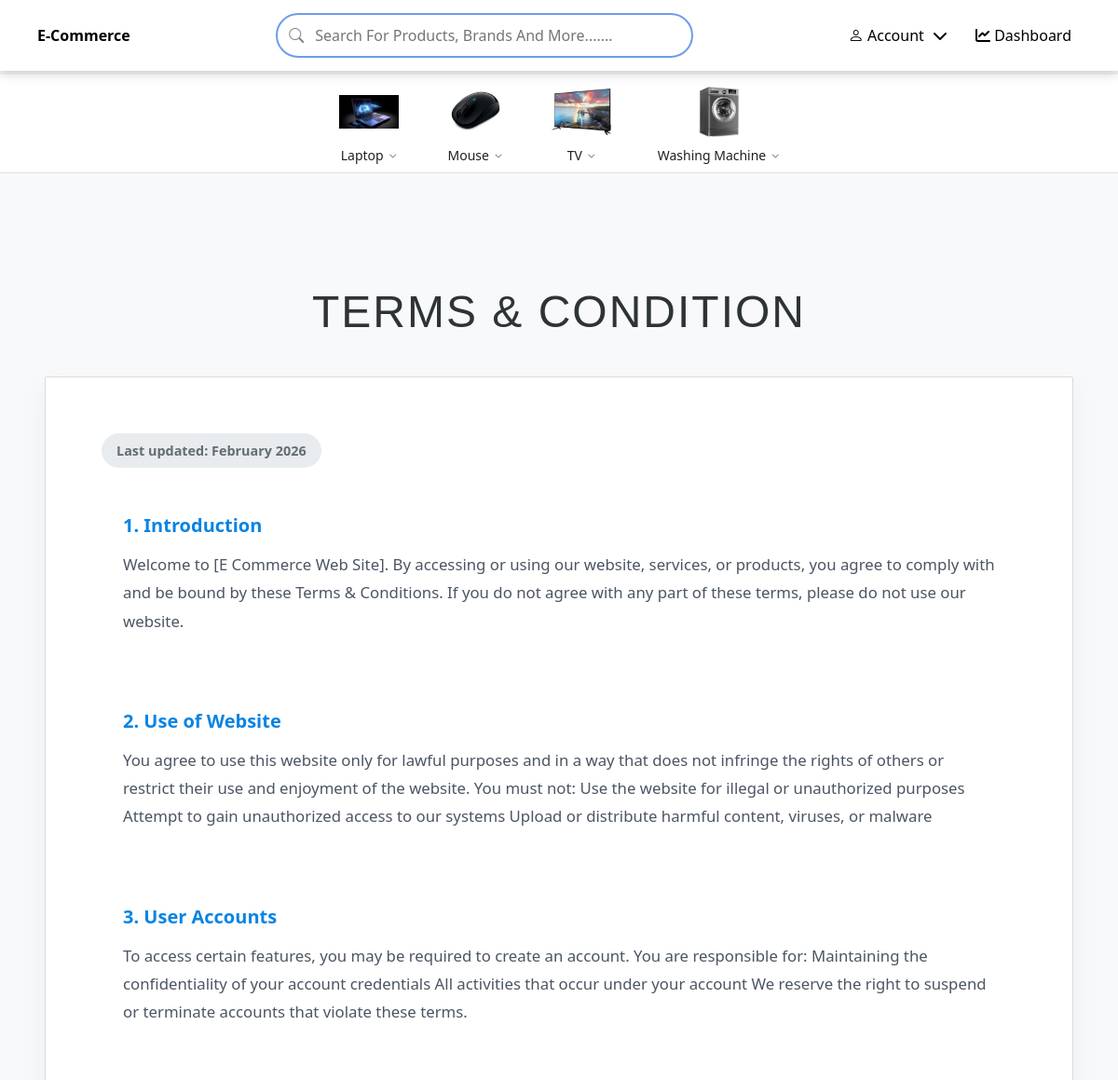
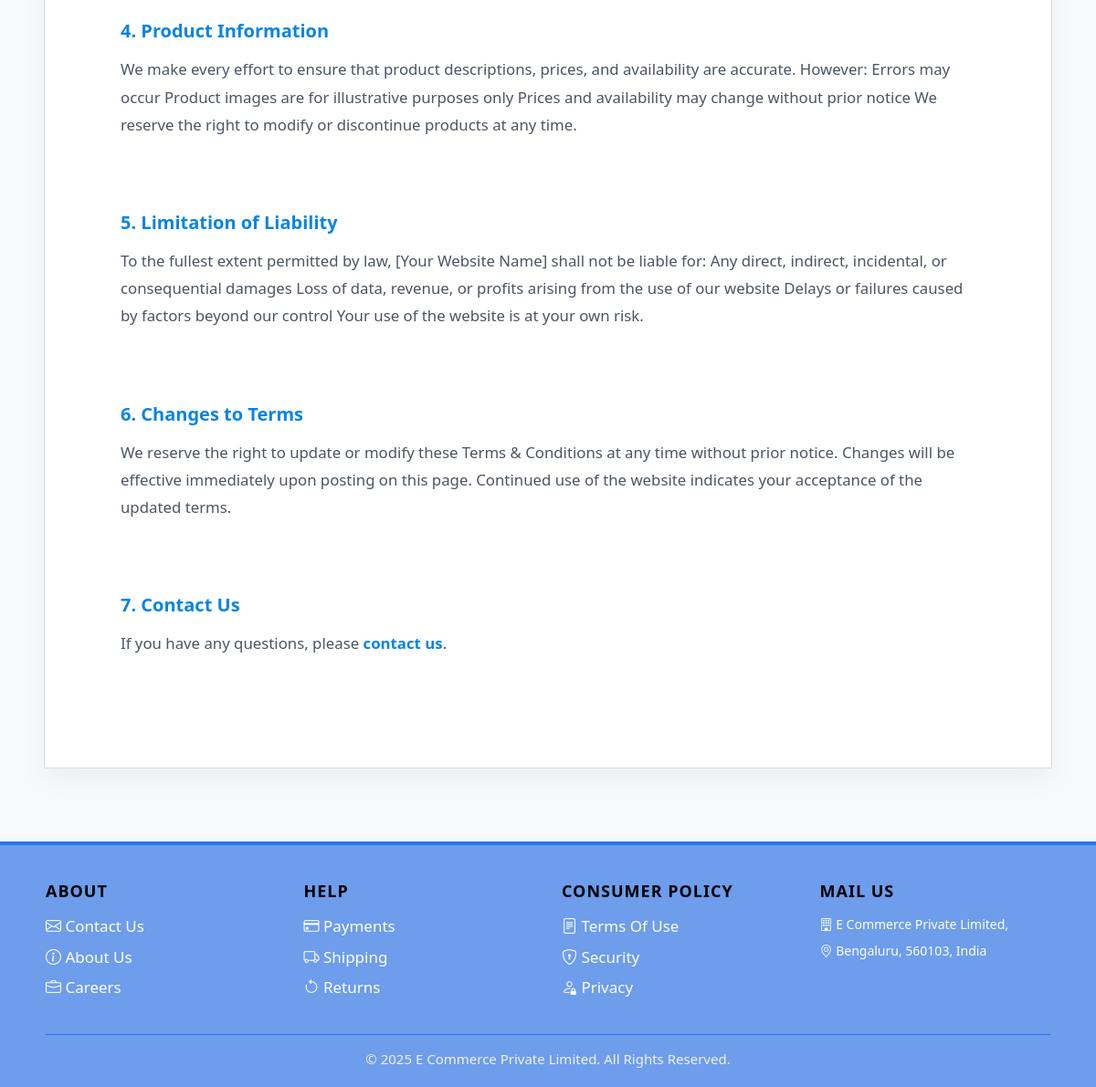
/user/terms/ (signed in), run on the app's committed database (2 pictures, top to bottom).
### product/models.py (models this page shows, shortened)
class Category(models.Model):
    name = models.CharField(max_length=100, unique=True)
    image = models.ImageField(upload_to="categories/", blank=True, null=True)
    description = models.TextField(blank=True, null=True)

### users/models.py (models this page shows, shortened)
class TermsAndConditions(models.Model):
    title = models.CharField(max_length=200, default="Terms & Conditions")
    last_updated = models.DateField(auto_now=True)
    introduction = models.TextField()
    use_of_website = models.TextField()
    user_accounts = models.TextField()
    product_info = models.TextField()
    liability = models.TextField()
    changes_to_terms = models.TextField()
    class Meta:
        verbose_name_plural = "Terms & Conditions"

### users/views.py (the view)
# urls.py: path('terms/', TermsDetailView.as_view(), name='terms_public'),
class TermsDetailView(DetailView):
    model = TermsAndConditions
    template_name = "terms.html"
    context_object_name = "terms_data"
    def get_object(self):
        obj, _ = TermsAndConditions.objects.get_or_create(id=1)
        return obj

### cart/context_processors.py (called while the page is built)
def cart_count(request):
    if request.user.is_authenticated:
        count = Cart.objects.filter(user=request.user).aggregate(
            total=models.Sum("quantity")
        )["total"] or 0
        return {"cart_count": count}
    return {"cart_count": 0}

### product/context_processors.py (called while the page is built)
def category_context(request):
    return {
        'header_categories': Category.objects.all().prefetch_related('subcategories')
    }

### template/terms.html
{% extends "base.html" %}
{% block content %}
<div class="about-page-bg">
    <h1 class="title">
        {{ terms_data.title }}
    </h1>
    <div class="container-fluid px-5">
        <div class="card legal-card w-100">
            <div class="card-body card-body-content">
                <div class="update-badge">
                    Last updated: {{ terms_data.last_updated|date:"F Y" }}
                </div>
                <section class="mb-4">
                    <h5>1. Introduction</h5>
                    <p>{{ terms_data.introduction }}</p>
                </section>
                <section class="mb-4">
                    <h5>2. Use of Website</h5>
                    <p>{{ terms_data.use_of_website }}</p>
                </section>
                <section class="mb-4">
                    <h5>3. User Accounts</h5>
                    <p>{{ terms_data.user_accounts }}</p>
                </section>
                <section class="mb-4">
                    <h5>4. Product Information</h5>
                    <p>{{ terms_data.product_info }}</p>
                </section>
                <section class="mb-4">
                    <h5>5. Limitation of Liability</h5>
                    <p>{{ terms_data.liability }}</p>
                </section>
                <section class="mb-4">
                    <h5>6. Changes to Terms</h5>
                    <p>{{ terms_data.changes_to_terms }}</p>
                </section>
                <section class="mb-4">
                    <h5>7. Contact Us</h5>
                    <p>
                        If you have any questions, please
                        <a href="{% url 'contact' %}" class="contact-link">contact us</a>.
                    </p>
                </section>
            </div>
        </div>
    </div>
</div>
{% endblock %}

### template/header.html (shortened to what this page needs)
<link rel="stylesheet"href="https://cdnjs.cloudflare.com/ajax/libs/font-awesome/6.5.1/css/all.min.css"/>
<nav class="navbar">
  <a href="/" class="logo">
    <span>E-Commerce</span>
  </a>
<div class="search">
  <i class="bi bi-search search-icon"></i>
  <input
    type="text"
    id="searchInput"
    placeholder="Search For Products, Brands And More......."
  />
</div>
  <div class="right-menu">
    <div class="user-dropdown desktop-only">
  <a href="#" class="profile-btn">
      <i class="bi bi-person"></i>
      <span>Account</span>
      <i class="fa-solid fa-chevron-down"></i>
    </a>
  </div>
 {% if request.user.is_authenticated %}
      {% if request.user.role == "admin" %}
        <a href="{% url 'dashboard_index' %}" class="nav-link">
          <i class="fa-solid fa-chart-line"></i> Dashboard
        </a>
      {% endif %}
  {% endif %}
</div>
</nav>
{% if user.is_authenticated %}
  <div class="cat-header-container">
    <div class="cat-header-inner cat-mobile-wrapper">
      {% for category in header_categories %}
        <div class="cat-item">
          <a href="#">
            {% if category.image %}
              <img src="{{ category.image.url }}" alt="{{ category.name }}">
            {% endif %}
            <span class="cat-name">
              {{ category.name }}
              {% if category.subcategories.all %}
                <i class="fa-solid fa-chevron-down desktop-only"></i>
              {% endif %}
            </span>
          </a>
        </div>
      {% endfor %}
  </div>
</div>
{% endif %}

### static/css/search.css (style rules this page uses)
.search { position: relative; }
.search { position: relative; overflow: visible !important; }
.navbar { overflow: visible !important; }

### template/header.html (style rules this page uses)
.search { position: relative; width: 300px; }
.search input { width: 100%; padding: 10px 10px 10px 40px; border-radius: 20px; }
.search-icon { position: absolute; top: 50%; left: 12px; transform: translateY(-50%); color: gray; font-size: 16px; }

### data on the page
Category: image (picture), name "Laptop"
Category: image (picture), name "Mouse"
Category: image (picture), name "TV"
Category: image (picture), name "Washing Machine"
TermsAndConditions: title "TERMS & CONDITION", last_updated "February 2026", introduction "Welcome to [E Commerce Web Site]. By accessing or using our website, services, or products, you agree to comply with and be bound by these Terms & Conditions. If you do not agree with any part of these terms, please do not use our website.", use_of_website "You agree to use this website only for lawful purposes and in a way that does not infringe the rights of others or restrict their use and enjoyment of the website. You must not: Use the website for illegal or unauthorized purposes Attempt to gain unauthorized access to our systems Upload or distribute harmful content, viruses, or malware", user_accounts "To access certain features, you may be required to create an account. You are responsible for: Maintaining the confidentiality of your account credentials All activities that occur under your account We reserve the right to suspend or terminate accounts that violate these terms.", product_info "We make every effort to ensure that product descriptions, prices, and availability are accurate. However: Errors may occur Product images are for illustrative purposes only Prices and availability may change without prior notice We reserve the right to modify or discontinue products at any time.", liability "To the fullest extent permitted by law, [Your Website Name] shall not be liable for: Any direct, indirect, incidental, or consequential damages Loss of data, revenue, or profits arising from the use of our website Delays or failures caused by factors beyond our control Your use of the website is at your own risk.", changes_to_terms "We reserve the right to update or modify these Terms & Conditions at any time without prior notice. Changes will be effective immediately upon posting on this page. Continued use of the website indicates your acceptance of the updated terms."
